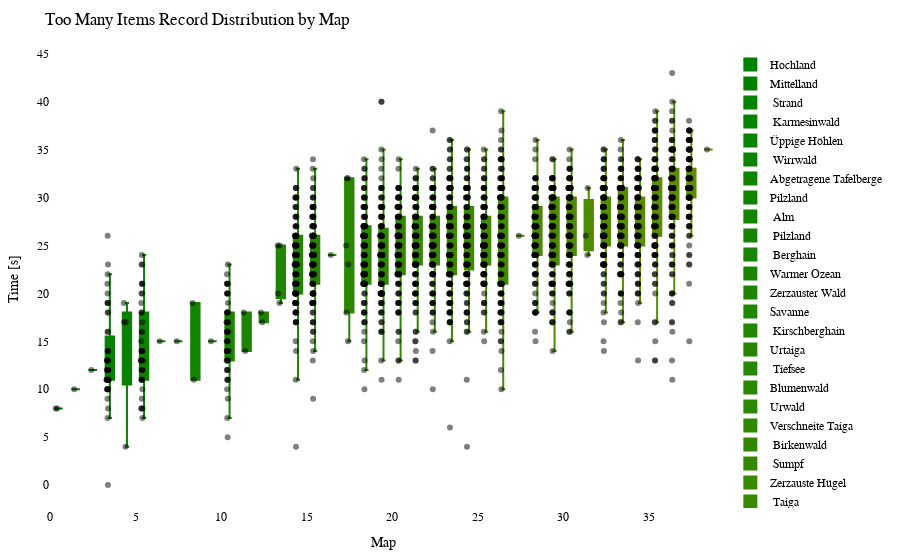

This figure's notebook cell:
### Code cell
import plotly.graph_objects as go
import plotly.io as pio

df = getRecordsDataframe(minigame="Sammelwahn")

# sort df columns by mean value 
df = df.reindex(df.mean().sort_values().index, axis=1)

# drop sum column
df = df.drop(columns=["Sum"])

# remove "Punkte" from all columns
df.columns = df.columns.str.replace('Punkte', '')

cmap = LinearSegmentedColormap.from_list("green_orange", ["green", "orange"])
colors = [to_hex(cmap(i / (num_columns - 1))) for i in range(num_columns)]

# Calculate the offset for centering the data points
num_columns = len(df.columns)
offset = 0.5

# Create a Swarm plot using Plotly
fig = go.Figure()

for i, (column, color) in enumerate(zip(df.columns, colors)):
    x_values = [i + offset] * len(df[column])  # Adjust x-values with offset for horizontal centering
    fig.add_trace(go.Box(x=x_values,
                         y=df[column],
                         name=column,
                         boxpoints='all',
                         pointpos=-0.5,  # Adjust point position to prevent overlapping
                         marker=dict(color='rgba(0,0,0,0.5)', size=6),  # Adjust marker color and size
                         line=dict(color=color),
                         fillcolor=color,
                         hovertext=df_to_html.index,
                         hoverinfo='name+text+y',
                         showlegend=True))

fig.update_layout(title="Too Many Items Record Distribution by Map",
                  xaxis=dict(title="Map"),
                  yaxis=dict(title="Time [s]"),
                  showlegend=True,
                  font=dict(family="Arial", size=12, color="black"),  # Customize font
                  plot_bgcolor="white",  # Set background color
                  margin=dict(l=50, r=50, t=50, b=50),  # Adjust margins for better layout
                  )

pio.show(fig)

pio.write_html(fig, "out/sammel_swarm_plot.html")

### Figure 1 — Plotly figure (JSON) as saved in the notebook; plotly's stock layout.template omitted (floating-point values rounded to 4 significant figures; data arrays with more than 128 entries replaced by an {"elided": "..."} marker saying what was removed)
{"data": [{"boxpoints": "all", "fillcolor": "#008000", "hoverinfo": "name+text+y", "hovertext": {"elided": "144 str values"}, "line": {"color": "#008000"}, "marker": {"color": "rgba(0,0,0,0.5)", "size": 6}, "name": "Hochland", "pointpos": -0.5, "showlegend": true, "type": "box", "x": {"elided": "138 float values"}, "y": {"elided": "138 int values"}}, {"boxpoints": "all", "fillcolor": "#028000", "hoverinfo": "name+text+y", "hovertext": {"elided": "144 str values"}, "line": {"color": "#028000"}, "marker": {"color": "rgba(0,0,0,0.5)", "size": 6}, "name": "Mittelland", "pointpos": -0.5, "showlegend": true, "type": "box", "x": {"elided": "138 float values"}, "y": {"elided": "138 int values"}}, {"boxpoints": "all", "fillcolor": "#058100", "hoverinfo": "name+text+y", "hovertext": {"elided": "144 str values"}, "line": {"color": "#058100"}, "marker": {"color": "rgba(0,0,0,0.5)", "size": 6}, "name": " Strand", "pointpos": -0.5, "showlegend": true, "type": "box", "x": {"elided": "138 float values"}, "y": {"elided": "138 int values"}}, {"boxpoints": "all", "fillcolor": "#078100", "hoverinfo": "name+text+y", "hovertext": {"elided": "144 str values"}, "line": {"color": "#078100"}, "marker": {"color": "rgba(0,0,0,0.5)", "size": 6}, "name": " Karmesinwald", "pointpos": -0.5, "showlegend": true, "type": "box", "x": {"elided": "138 float values"}, "y": {"elided": "138 int values"}}, {"boxpoints": "all", "fillcolor": "#0a8100", "hoverinfo": "name+text+y", "hovertext": {"elided": "144 str values"}, "line": {"color": "#0a8100"}, "marker": {"color": "rgba(0,0,0,0.5)", "size": 6}, "name": "Üppige Höhlen", "pointpos": -0.5, "showlegend": true, "type": "box", "x": {"elided": "138 float values"}, "y": {"elided": "138 int values"}}, {"boxpoints": "all", "fillcolor": "#0c8200", "hoverinfo": "name+text+y", "hovertext": {"elided": "144 str values"}, "line": {"color": "#0c8200"}, "marker": {"color": "rgba(0,0,0,0.5)", "size": 6}, "name": " Wirrwald", "pointpos": -0.5, "showlegend": true, "type": "box", "x": {"elided": "138 float values"}, "y": {"elided": "138 int values"}}, {"boxpoints": "all", "fillcolor": "#0f8200", "hoverinfo": "name+text+y", "hovertext": {"elided": "144 str values"}, "line": {"color": "#0f8200"}, "marker": {"color": "rgba(0,0,0,0.5)", "size": 6}, "name": "Abgetragene Tafelberge", "pointpos": -0.5, "showlegend": true, "type": "box", "x": {"elided": "138 float values"}, "y": {"elided": "138 int values"}}, {"boxpoints": "all", "fillcolor": "#118200", "hoverinfo": "name+text+y", "hovertext": {"elided": "144 str values"}, "line": {"color": "#118200"}, "marker": {"color": "rgba(0,0,0,0.5)", "size": 6}, "name": "Pilzland", "pointpos": -0.5, "showlegend": true, "type": "box", "x": {"elided": "138 float values"}, "y": {"elided": "138 int values"}}, {"boxpoints": "all", "fillcolor": "#148300", "hoverinfo": "name+text+y", "hovertext": {"elided": "144 str values"}, "line": {"color": "#148300"}, "marker": {"color": "rgba(0,0,0,0.5)", "size": 6}, "name": " Alm", "pointpos": -0.5, "showlegend": true, "type": "box", "x": {"elided": "138 float values"}, "y": {"elided": "138 int values"}}, {"boxpoints": "all", "fillcolor": "#178300", "hoverinfo": "name+text+y", "hovertext": {"elided": "144 str values"}, "line": {"color": "#178300"}, "marker": {"color": "rgba(0,0,0,0.5)", "size": 6}, "name": " Pilzland", "pointpos": -0.5, "showlegend": true, "type": "box", "x": {"elided": "138 float values"}, "y": {"elided": "138 int values"}}, {"boxpoints": "all", "fillcolor": "#198400", "hoverinfo": "name+text+y", "hovertext": {"elided": "144 str values"}, "line": {"color": "#198400"}, "marker": {"color": "rgba(0,0,0,0.5)", "size": 6}, "name": " Berghain", "pointpos": -0.5, "showlegend": true, "type": "box", "x": {"elided": "138 float values"}, "y": {"elided": "138 int values"}}, {"boxpoints": "all", "fillcolor": "#1c8400", "hoverinfo": "name+text+y", "hovertext": {"elided": "144 str values"}, "line": {"color": "#1c8400"}, "marker": {"color": "rgba(0,0,0,0.5)", "size": 6}, "name": "Warmer Ozean", "pointpos": -0.5, "showlegend": true, "type": "box", "x": {"elided": "138 float values"}, "y": {"elided": "138 int values"}}, {"boxpoints": "all", "fillcolor": "#1e8400", "hoverinfo": "name+text+y", "hovertext": {"elided": "144 str values"}, "line": {"color": "#1e8400"}, "marker": {"color": "rgba(0,0,0,0.5)", "size": 6}, "name": "Zerzauster Wald", "pointpos": -0.5, "showlegend": true, "type": "box", "x": {"elided": "138 float values"}, "y": {"elided": "138 int values"}}, {"boxpoints": "all", "fillcolor": "#218500", "hoverinfo": "name+text+y", "hovertext": {"elided": "144 str values"}, "line": {"color": "#218500"}, "marker": {"color": "rgba(0,0,0,0.5)", "size": 6}, "name": "Savanne", "pointpos": -0.5, "showlegend": true, "type": "box", "x": {"elided": "138 float values"}, "y": {"elided": "138 int values"}}, {"boxpoints": "all", "fillcolor": "#238500", "hoverinfo": "name+text+y", "hovertext": {"elided": "144 str values"}, "line": {"color": "#238500"}, "marker": {"color": "rgba(0,0,0,0.5)", "size": 6}, "name": " Kirschberghain", "pointpos": -0.5, "showlegend": true, "type": "box", "x": {"elided": "138 float values"}, "y": {"elided": "138 int values"}}, {"boxpoints": "all", "fillcolor": "#268600", "hoverinfo": "name+text+y", "hovertext": {"elided": "144 str values"}, "line": {"color": "#268600"}, "marker": {"color": "rgba(0,0,0,0.5)", "size": 6}, "name": "Urtaiga", "pointpos": -0.5, "showlegend": true, "type": "box", "x": {"elided": "138 float values"}, "y": {"elided": "138 int values"}}, {"boxpoints": "all", "fillcolor": "#288600", "hoverinfo": "name+text+y", "hovertext": {"elided": "144 str values"}, "line": {"color": "#288600"}, "marker": {"color": "rgba(0,0,0,0.5)", "size": 6}, "name": " Tiefsee", "pointpos": -0.5, "showlegend": true, "type": "box", "x": {"elided": "138 float values"}, "y": {"elided": "138 int values"}}, {"boxpoints": "all", "fillcolor": "#2b8600", "hoverinfo": "name+text+y", "hovertext": {"elided": "144 str values"}, "line": {"color": "#2b8600"}, "marker": {"color": "rgba(0,0,0,0.5)", "size": 6}, "name": "Blumenwald", "pointpos": -0.5, "showlegend": true, "type": "box", "x": {"elided": "138 float values"}, "y": {"elided": "138 int values"}}, {"boxpoints": "all", "fillcolor": "#2e8700", "hoverinfo": "name+text+y", "hovertext": {"elided": "144 str values"}, "line": {"color": "#2e8700"}, "marker": {"color": "rgba(0,0,0,0.5)", "size": 6}, "name": "Urwald", "pointpos": -0.5, "showlegend": true, "type": "box", "x": {"elided": "138 float values"}, "y": {"elided": "138 int values"}}, {"boxpoints": "all", "fillcolor": "#308700", "hoverinfo": "name+text+y", "hovertext": {"elided": "144 str values"}, "line": {"color": "#308700"}, "marker": {"color": "rgba(0,0,0,0.5)", "size": 6}, "name": "Verschneite Taiga", "pointpos": -0.5, "showlegend": true, "type": "box", "x": {"elided": "138 float values"}, "y": {"elided": "138 int values"}}, {"boxpoints": "all", "fillcolor": "#338700", "hoverinfo": "name+text+y", "hovertext": {"elided": "144 str values"}, "line": {"color": "#338700"}, "marker": {"color": "rgba(0,0,0,0.5)", "size": 6}, "name": " Birkenwald", "pointpos": -0.5, "showlegend": true, "type": "box", "x": {"elided": "138 float values"}, "y": {"elided": "138 int values"}}, {"boxpoints": "all", "fillcolor": "#358800", "hoverinfo": "name+text+y", "hovertext": {"elided": "144 str values"}, "line": {"color": "#358800"}, "marker": {"color": "rgba(0,0,0,0.5)", "size": 6}, "name": " Sumpf", "pointpos": -0.5, "showlegend": true, "type": "box", "x": {"elided": "138 float values"}, "y": {"elided": "138 int values"}}, {"boxpoints": "all", "fillcolor": "#388800", "hoverinfo": "name+text+y", "hovertext": {"elided": "144 str values"}, "line": {"color": "#388800"}, "marker": {"color": "rgba(0,0,0,0.5)", "size": 6}, "name": "Zerzauste Hügel", "pointpos": -0.5, "showlegend": true, "type": "box", "x": {"elided": "138 float values"}, "y": {"elided": "138 int values"}}, {"boxpoints": "all", "fillcolor": "#3a8800", "hoverinfo": "name+text+y", "hovertext": {"elided": "144 str values"}, "line": {"color": "#3a8800"}, "marker": {"color": "rgba(0,0,0,0.5)", "size": 6}, "name": " Taiga", "pointpos": -0.5, "showlegend": true, "type": "box", "x": {"elided": "138 float values"}, "y": {"elided": "138 int values"}}, {"boxpoints": "all", "fillcolor": "#3d8900", "hoverinfo": "name+text+y", "hovertext": {"elided": "144 str values"}, "line": {"color": "#3d8900"}, "marker": {"color": "rgba(0,0,0,0.5)", "size": 6}, "name": " Dschungel", "pointpos": -0.5, "showlegend": true, "type": "box", "x": {"elided": "138 float values"}, "y": {"elided": "138 int values"}}, {"boxpoints": "all", "fillcolor": "#408900", "hoverinfo": "name+text+y", "hovertext": {"elided": "144 str values"}, "line": {"color": "#408900"}, "marker": {"color": "rgba(0,0,0,0.5)", "size": 6}, "name": " Bambusdschungel", "pointpos": -0.5, "showlegend": true, "type": "box", "x": {"elided": "138 float values"}, "y": {"elided": "138 int values"}}, {"boxpoints": "all", "fillcolor": "#428a00", "hoverinfo": "name+text+y", "hovertext": {"elided": "144 str values"}, "line": {"color": "#428a00"}, "marker": {"color": "rgba(0,0,0,0.5)", "size": 6}, "name": "Verschneite Ebene", "pointpos": -0.5, "showlegend": true, "type": "box", "x": {"elided": "138 float values"}, "y": {"elided": "138 int values"}}, {"boxpoints": "all", "fillcolor": "#458a00", "hoverinfo": "name+text+y", "hovertext": {"elided": "144 str values"}, "line": {"color": "#458a00"}, "marker": {"color": "rgba(0,0,0,0.5)", "size": 6}, "name": "Savannenhochebene", "pointpos": -0.5, "showlegend": true, "type": "box", "x": {"elided": "138 float values"}, "y": {"elided": "138 int values"}}, {"boxpoints": "all", "fillcolor": "#478a00", "hoverinfo": "name+text+y", "hovertext": {"elided": "144 str values"}, "line": {"color": "#478a00"}, "marker": {"color": "rgba(0,0,0,0.5)", "size": 6}, "name": " Wald", "pointpos": -0.5, "showlegend": true, "type": "box", "x": {"elided": "138 float values"}, "y": {"elided": "138 int values"}}, {"boxpoints": "all", "fillcolor": "#4a8b00", "hoverinfo": "name+text+y", "hovertext": {"elided": "144 str values"}, "line": {"color": "#4a8b00"}, "marker": {"color": "rgba(0,0,0,0.5)", "size": 6}, "name": "Zerzauste Savanne", "pointpos": -0.5, "showlegend": true, "type": "box", "x": {"elided": "138 float values"}, "y": {"elided": "138 int values"}}, {"boxpoints": "all", "fillcolor": "#4c8b00", "hoverinfo": "name+text+y", "hovertext": {"elided": "144 str values"}, "line": {"color": "#4c8b00"}, "marker": {"color": "rgba(0,0,0,0.5)", "size": 6}, "name": " Savannenhochebene", "pointpos": -0.5, "showlegend": true, "type": "box", "x": {"elided": "138 float values"}, "y": {"elided": "138 int values"}}, {"boxpoints": "all", "fillcolor": "#4f8b00", "hoverinfo": "name+text+y", "hovertext": {"elided": "144 str values"}, "line": {"color": "#4f8b00"}, "marker": {"color": "rgba(0,0,0,0.5)", "size": 6}, "name": " Sonnenblumenebene", "pointpos": -0.5, "showlegend": true, "type": "box", "x": {"elided": "138 float values"}, "y": {"elided": "138 int values"}}, {"boxpoints": "all", "fillcolor": "#518c00", "hoverinfo": "name+text+y", "hovertext": {"elided": "144 str values"}, "line": {"color": "#518c00"}, "marker": {"color": "rgba(0,0,0,0.5)", "size": 6}, "name": "Lichter Dschungel", "pointpos": -0.5, "showlegend": true, "type": "box", "x": {"elided": "138 float values"}, "y": {"elided": "138 int values"}}, {"boxpoints": "all", "fillcolor": "#548c00", "hoverinfo": "name+text+y", "hovertext": {"elided": "144 str values"}, "line": {"color": "#548c00"}, "marker": {"color": "rgba(0,0,0,0.5)", "size": 6}, "name": "Dichter Wald", "pointpos": -0.5, "showlegend": true, "type": "box", "x": {"elided": "138 float values"}, "y": {"elided": "138 int values"}}, {"boxpoints": "all", "fillcolor": "#578d00", "hoverinfo": "name+text+y", "hovertext": {"elided": "144 str values"}, "line": {"color": "#578d00"}, "marker": {"color": "rgba(0,0,0,0.5)", "size": 6}, "name": "Sonnenblumenebene", "pointpos": -0.5, "showlegend": true, "type": "box", "x": {"elided": "138 float values"}, "y": {"elided": "138 int values"}}, {"boxpoints": "all", "fillcolor": "#598d00", "hoverinfo": "name+text+y", "hovertext": {"elided": "144 str values"}, "line": {"color": "#598d00"}, "marker": {"color": "rgba(0,0,0,0.5)", "size": 6}, "name": " Ebene", "pointpos": -0.5, "showlegend": true, "type": "box", "x": {"elided": "138 float values"}, "y": {"elided": "138 int values"}}, {"boxpoints": "all", "fillcolor": "#5c8d00", "hoverinfo": "name+text+y", "hovertext": {"elided": "144 str values"}, "line": {"color": "#5c8d00"}, "marker": {"color": "rgba(0,0,0,0.5)", "size": 6}, "name": " Savanne", "pointpos": -0.5, "showlegend": true, "type": "box", "x": {"elided": "138 float values"}, "y": {"elided": "138 int values"}}, {"boxpoints": "all", "fillcolor": "#5e8e00", "hoverinfo": "name+text+y", "hovertext": {"elided": "144 str values"}, "line": {"color": "#5e8e00"}, "marker": {"color": "rgba(0,0,0,0.5)", "size": 6}, "name": " Blumenwald", "pointpos": -0.5, "showlegend": true, "type": "box", "x": {"elided": "138 float values"}, "y": {"elided": "138 int values"}}, {"boxpoints": "all", "fillcolor": "#618e00", "hoverinfo": "name+text+y", "hovertext": {"elided": "144 str values"}, "line": {"color": "#618e00"}, "marker": {"color": "rgba(0,0,0,0.5)", "size": 6}, "name": " Tropfsteinhöhlen", "pointpos": -0.5, "showlegend": true, "type": "box", "x": {"elided": "138 float values"}, "y": {"elided": "138 int values"}}], "layout": {"font": {"color": "black", "family": "Arial", "size": 12}, "margin": {"b": 50, "l": 50, "r": 50, "t": 50}, "plot_bgcolor": "white", "showlegend": true, "title": {"text": "Too Many Items Record Distribution by Map"}, "xaxis": {"title": {"text": "Map"}}, "yaxis": {"title": {"text": "Time [s]"}}}}
